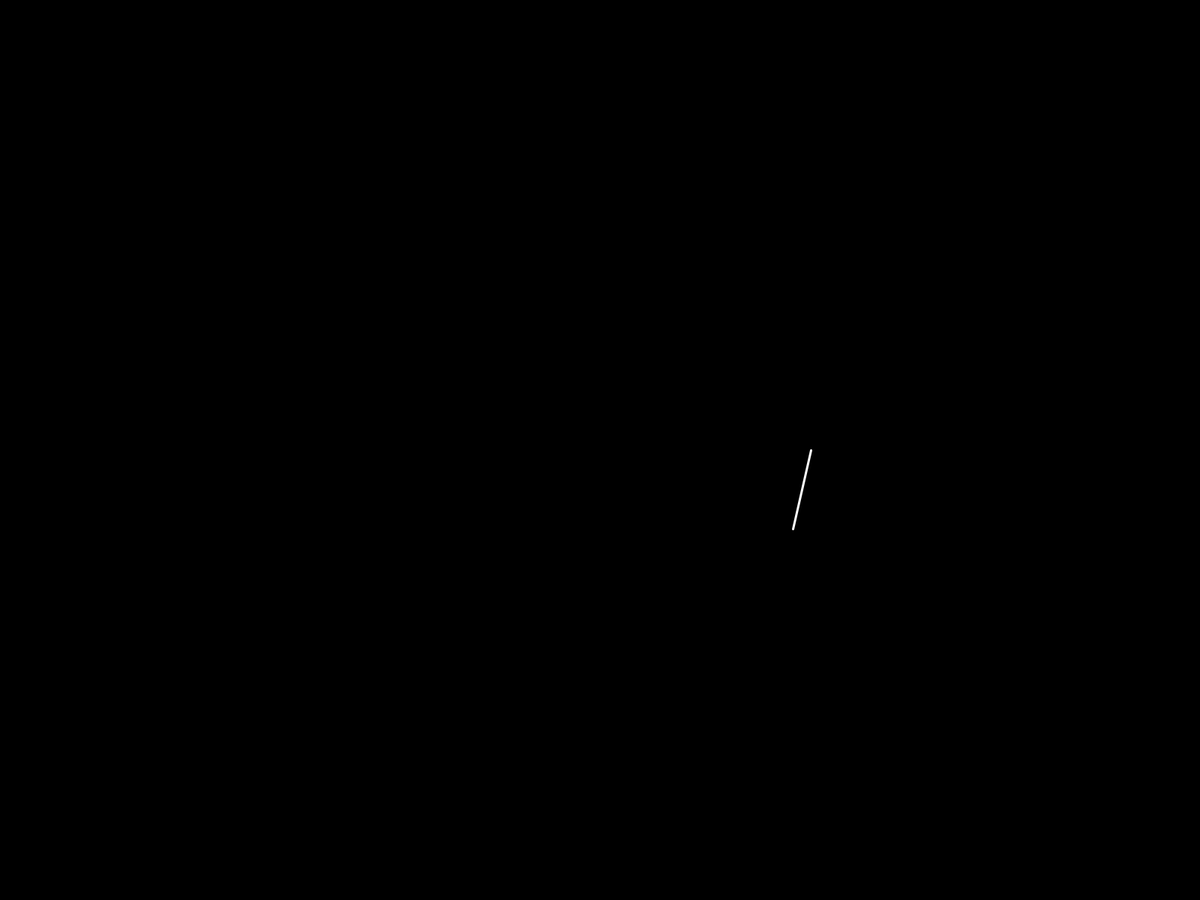
Frame 1 (no input)
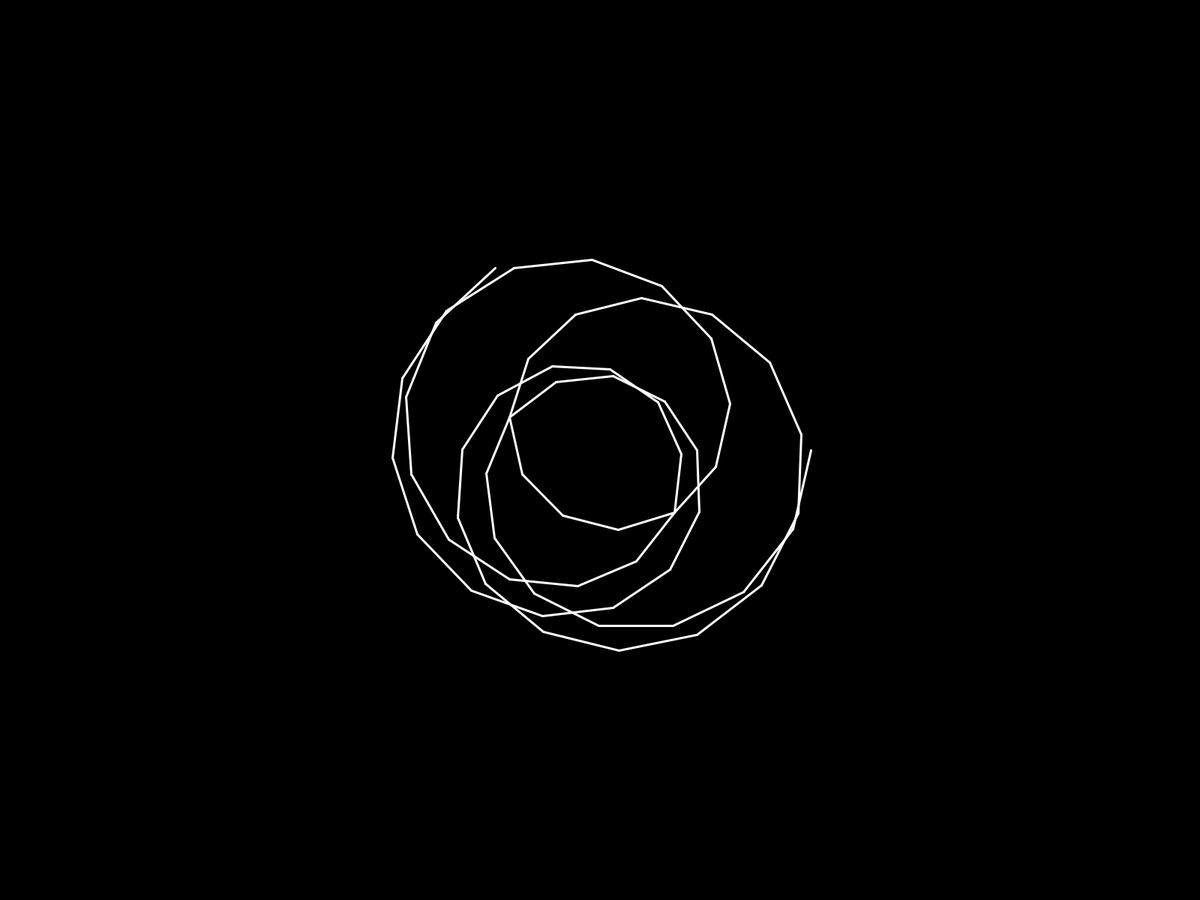
Frame 60 (the mouse pressed at the canvas centre just before this capture)
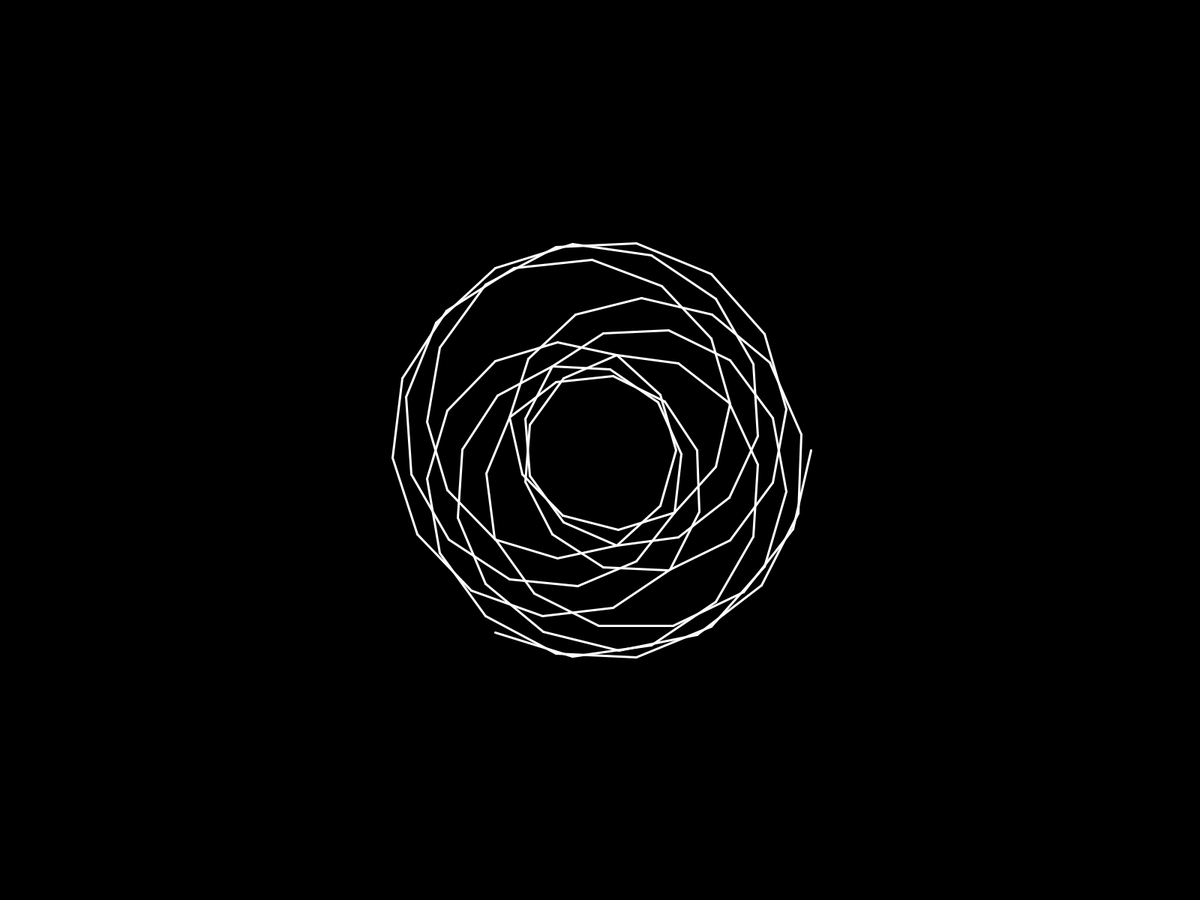
Frame 120 (the mouse held since frame 60 and released just before this capture)

The Processing sketch that drew these frames (run headless with seeded random() and noise(); from frame 60 on, the mouse is pressed at the canvas centre):

// Processing sketch: rotational
// ── rotational.pde
int lower = 540, higher = 1080;
int r_o = 1080/2;
//int r_o = (int)random(lower,higher);
int r_i = (int)random(0, r_o);//(int)random(50,diameter_outside);
int i_d = (int)random(0, r_i);//(int)random(10,diameter_outside0);
int angle1 = 0, angle2 = 0;
int d1 = (int)random(1, 30), d2 = (int)random(1, 40);
int x = x1(0), y = y1(0);
int recorderx = x1(0), recordery = y1(0);
int time = 1;
float R=255, G=100, B=0;
boolean Ri=true, Gi=true, Bi=true;
int u=0;
boolean gona_save=false;
boolean last=false;

public void setup() {
  fullScreen();
  //size(800,800);
  background(0);
  stroke(255);
  fill(255);
  //frameRstate(24);
  
  println(x, y);
  strokeWeight(3);
}


public void draw() {
  u++;
    //if (R>255||R<0)Ri = !Ri;
    //if (G>255||G<0)Gi = !Gi;
    //if (B>255||B<0)Bi = !Bi;
    //if (Ri)R+=0.2;
    //else R-=0.2;
    //if (Gi)G+=0.7;
    //else G-=0.7;
    //if (Bi)B+=0.11;
    //else B-=0.11;
    //stroke(R, G, B);


  translate(width/2, height/2);
  line(x, y, x1(time), y1(time));
  if(last){
    last = !last;
    clear();}
  x = x1(time);
  y = y1(time);
  time++;

  if (x == recorderx && y == recordery) {
    line(x, y, x1(time), y1(time));
    if (gona_save) {
      save(r_i+"_"+i_d+"_"+d1+"_"+d2);
      gona_save = !gona_save;
    }
    last = true;
    r_i = (int)random(0, r_o);
    i_d = (int)random(0, r_i);
    d1 = (int)random(1, 100); 
    d2 = (int)random(1, 100);
    recorderx = x1(0);
    recordery = y1(0);
    x = x1(0); 
    y = y1(0);
    time = 1;
    stroke(random(0, 255), random(0, 255), random(0, 255));
  }
}

int x1(int t) {
  return (int)(cos(radians(t*d1))*(r_o-r_i) + cos(radians(t*d2))*(i_d));
}

int y1(int t) {
  return (int)(sin(radians(t*d1))*(r_o-r_i) + sin(radians(t*d2))*(i_d));
}  
void keyPressed() {


  if (key == 's')gona_save=true;
}
